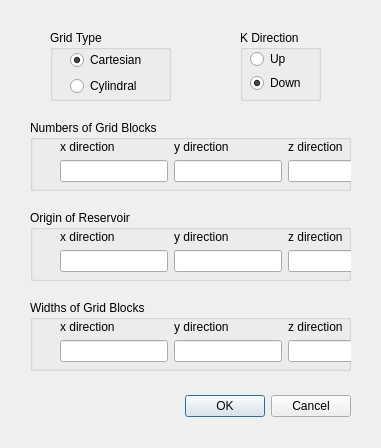
<?xml version="1.0" encoding="UTF-8"?>
<ui version="4.0">
 <class>CartesianGridDialog</class>
 <widget class="QDialog" name="CartesianGridDialog">
  <property name="geometry">
   <rect>
    <x>0</x>
    <y>0</y>
    <width>381</width>
    <height>448</height>
   </rect>
  </property>
  <property name="windowTitle">
   <string>Dialog</string>
  </property>
  <widget class="QDialogButtonBox" name="buttonBox">
   <property name="geometry">
    <rect>
     <x>30</x>
     <y>390</y>
     <width>321</width>
     <height>32</height>
    </rect>
   </property>
   <property name="orientation">
    <enum>Qt::Horizontal</enum>
   </property>
   <property name="standardButtons">
    <set>QDialogButtonBox::Cancel|QDialogButtonBox::Ok</set>
   </property>
  </widget>
  <widget class="QGroupBox" name="gridTypeGBox">
   <property name="geometry">
    <rect>
     <x>50</x>
     <y>30</y>
     <width>121</width>
     <height>71</height>
    </rect>
   </property>
   <property name="sizePolicy">
    <sizepolicy hsizetype="Preferred" vsizetype="Preferred">
     <horstretch>2</horstretch>
     <verstretch>0</verstretch>
    </sizepolicy>
   </property>
   <property name="title">
    <string>Grid Type</string>
   </property>
   <widget class="QWidget" name="layoutWidget">
    <property name="geometry">
     <rect>
      <x>20</x>
      <y>20</y>
      <width>71</width>
      <height>42</height>
     </rect>
    </property>
    <layout class="QVBoxLayout" name="gridTypeVLay">
     <property name="sizeConstraint">
      <enum>QLayout::SetFixedSize</enum>
     </property>
     <item>
      <widget class="QRadioButton" name="gridTypeCartesianRBt">
       <property name="text">
        <string>Cartesian</string>
       </property>
       <property name="checked">
        <bool>true</bool>
       </property>
      </widget>
     </item>
     <item>
      <widget class="QRadioButton" name="gridTypeCylindRBt_2">
       <property name="text">
        <string>Cylindral</string>
       </property>
      </widget>
     </item>
    </layout>
   </widget>
  </widget>
  <widget class="QGroupBox" name="kdirGBox">
   <property name="geometry">
    <rect>
     <x>240</x>
     <y>30</y>
     <width>81</width>
     <height>71</height>
    </rect>
   </property>
   <property name="sizePolicy">
    <sizepolicy hsizetype="Preferred" vsizetype="Preferred">
     <horstretch>1</horstretch>
     <verstretch>0</verstretch>
    </sizepolicy>
   </property>
   <property name="title">
    <string>K Direction</string>
   </property>
   <widget class="QWidget" name="layoutWidget_5">
    <property name="geometry">
     <rect>
      <x>10</x>
      <y>20</y>
      <width>52</width>
      <height>42</height>
     </rect>
    </property>
    <layout class="QVBoxLayout" name="kDirVLay">
     <property name="sizeConstraint">
      <enum>QLayout::SetDefaultConstraint</enum>
     </property>
     <item>
      <widget class="QRadioButton" name="kUpDirRBt">
       <property name="text">
        <string>Up</string>
       </property>
      </widget>
     </item>
     <item>
      <widget class="QRadioButton" name="kDownDirRBt">
       <property name="text">
        <string>Down</string>
       </property>
       <property name="checked">
        <bool>true</bool>
       </property>
      </widget>
     </item>
    </layout>
   </widget>
  </widget>
  <widget class="QGroupBox" name="gridNumGBox">
   <property name="geometry">
    <rect>
     <x>30</x>
     <y>120</y>
     <width>321</width>
     <height>71</height>
    </rect>
   </property>
   <property name="title">
    <string>Numbers of Grid Blocks</string>
   </property>
   <widget class="QWidget" name="layoutWidget">
    <property name="geometry">
     <rect>
      <x>30</x>
      <y>20</y>
      <width>271</width>
      <height>43</height>
     </rect>
    </property>
    <layout class="QHBoxLayout" name="gridNumHLay">
     <property name="sizeConstraint">
      <enum>QLayout::SetFixedSize</enum>
     </property>
     <item>
      <layout class="QVBoxLayout" name="niVLay">
       <item>
        <widget class="QLabel" name="niLabel">
         <property name="text">
          <string>x direction</string>
         </property>
        </widget>
       </item>
       <item>
        <widget class="QLineEdit" name="niLEdt"/>
       </item>
      </layout>
     </item>
     <item>
      <layout class="QVBoxLayout" name="njVLay">
       <item>
        <widget class="QLabel" name="njLabel">
         <property name="text">
          <string>y direction</string>
         </property>
        </widget>
       </item>
       <item>
        <widget class="QLineEdit" name="njLEdt"/>
       </item>
      </layout>
     </item>
     <item>
      <layout class="QVBoxLayout" name="nkVLay">
       <item>
        <widget class="QLabel" name="nkLabel">
         <property name="text">
          <string>z direction</string>
         </property>
        </widget>
       </item>
       <item>
        <widget class="QLineEdit" name="nkLEdt"/>
       </item>
      </layout>
     </item>
    </layout>
   </widget>
  </widget>
  <widget class="QGroupBox" name="gridOriginGBox">
   <property name="geometry">
    <rect>
     <x>30</x>
     <y>210</y>
     <width>321</width>
     <height>71</height>
    </rect>
   </property>
   <property name="title">
    <string>Origin of Reservoir</string>
   </property>
   <widget class="QWidget" name="layoutWidget_3">
    <property name="geometry">
     <rect>
      <x>30</x>
      <y>20</y>
      <width>271</width>
      <height>43</height>
     </rect>
    </property>
    <layout class="QHBoxLayout" name="gridOriginHLay">
     <property name="sizeConstraint">
      <enum>QLayout::SetFixedSize</enum>
     </property>
     <item>
      <layout class="QVBoxLayout" name="xOriginVLay">
       <item>
        <widget class="QLabel" name="xOriginLabel">
         <property name="text">
          <string>x direction</string>
         </property>
        </widget>
       </item>
       <item>
        <widget class="QLineEdit" name="xOriginLEt">
         <property name="whatsThis">
          <string extracomment="where x starts with"/>
         </property>
        </widget>
       </item>
      </layout>
     </item>
     <item>
      <layout class="QVBoxLayout" name="yOriginVLay">
       <item>
        <widget class="QLabel" name="yOriginLabel">
         <property name="text">
          <string>y direction</string>
         </property>
        </widget>
       </item>
       <item>
        <widget class="QLineEdit" name="yOriginLEt"/>
       </item>
      </layout>
     </item>
     <item>
      <layout class="QVBoxLayout" name="zOriginVLay">
       <item>
        <widget class="QLabel" name="zOrignLabel">
         <property name="text">
          <string>z direction</string>
         </property>
        </widget>
       </item>
       <item>
        <widget class="QLineEdit" name="zOriginLEt"/>
       </item>
      </layout>
     </item>
    </layout>
   </widget>
  </widget>
  <widget class="QGroupBox" name="gridStepGBox">
   <property name="geometry">
    <rect>
     <x>30</x>
     <y>300</y>
     <width>321</width>
     <height>71</height>
    </rect>
   </property>
   <property name="title">
    <string>Widths of Grid Blocks</string>
   </property>
   <widget class="QWidget" name="layoutWidget_4">
    <property name="geometry">
     <rect>
      <x>30</x>
      <y>20</y>
      <width>271</width>
      <height>43</height>
     </rect>
    </property>
    <layout class="QHBoxLayout" name="gridStepHLay">
     <property name="sizeConstraint">
      <enum>QLayout::SetFixedSize</enum>
     </property>
     <item>
      <layout class="QVBoxLayout" name="xStepVLay">
       <item>
        <widget class="QLabel" name="xStepLabel">
         <property name="text">
          <string>x direction</string>
         </property>
        </widget>
       </item>
       <item>
        <widget class="QLineEdit" name="xStepLEt"/>
       </item>
      </layout>
     </item>
     <item>
      <layout class="QVBoxLayout" name="yStepVLay">
       <item>
        <widget class="QLabel" name="yStepLabel">
         <property name="text">
          <string>y direction</string>
         </property>
        </widget>
       </item>
       <item>
        <widget class="QLineEdit" name="yStepLEt"/>
       </item>
      </layout>
     </item>
     <item>
      <layout class="QVBoxLayout" name="zStepVLay">
       <item>
        <widget class="QLabel" name="zStepLabel">
         <property name="text">
          <string>z direction</string>
         </property>
        </widget>
       </item>
       <item>
        <widget class="QLineEdit" name="zStepLEt"/>
       </item>
      </layout>
     </item>
    </layout>
   </widget>
  </widget>
 </widget>
 <tabstops>
  <tabstop>gridTypeCartesianRBt</tabstop>
  <tabstop>gridTypeCylindRBt_2</tabstop>
  <tabstop>kUpDirRBt</tabstop>
  <tabstop>kDownDirRBt</tabstop>
  <tabstop>niLEdt</tabstop>
  <tabstop>njLEdt</tabstop>
  <tabstop>nkLEdt</tabstop>
  <tabstop>xOriginLEt</tabstop>
  <tabstop>yOriginLEt</tabstop>
  <tabstop>zOriginLEt</tabstop>
  <tabstop>xStepLEt</tabstop>
  <tabstop>yStepLEt</tabstop>
  <tabstop>zStepLEt</tabstop>
 </tabstops>
 <resources/>
 <connections>
  <connection>
   <sender>buttonBox</sender>
   <signal>accepted()</signal>
   <receiver>CartesianGridDialog</receiver>
   <slot>accept()</slot>
   <hints>
    <hint type="sourcelabel">
     <x>248</x>
     <y>444</y>
    </hint>
    <hint type="destinationlabel">
     <x>157</x>
     <y>274</y>
    </hint>
   </hints>
  </connection>
  <connection>
   <sender>buttonBox</sender>
   <signal>rejected()</signal>
   <receiver>CartesianGridDialog</receiver>
   <slot>reject()</slot>
   <hints>
    <hint type="sourcelabel">
     <x>316</x>
     <y>450</y>
    </hint>
    <hint type="destinationlabel">
     <x>286</x>
     <y>274</y>
    </hint>
   </hints>
  </connection>
 </connections>
</ui>
